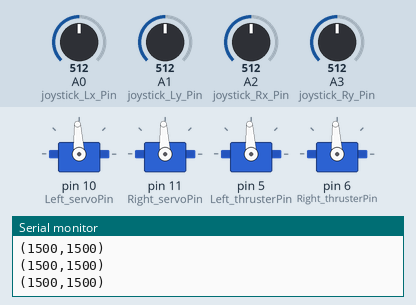
The sketch below on a simulated Arduino Uno, built with avr-gcc and run on an emulated ATmega328P. On the bench: 4 × servo, the last lines printed to the serial monitor. Inputs (shaded band) come from the test bench; at power-on: A0 (joystick_Lx_Pin) = 512, A2 (joystick_Rx_Pin) = 512, A1 (joystick_Ly_Pin) = 512, A3 (joystick_Ry_Pin) = 512.

Above: at 1.2 s.
1.3 s: A0 (joystick_Lx_Pin) set to 716
At 1.8 s:
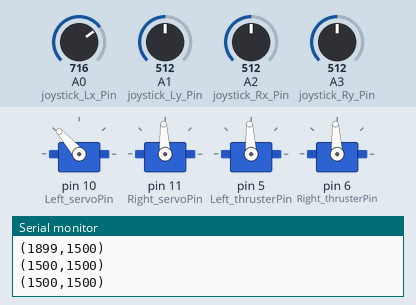
2.8 s: A2 (joystick_Rx_Pin) set to 264
At 3.7 s:
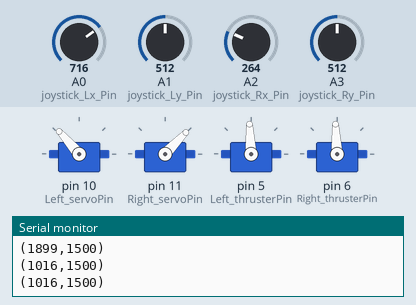
4.4 s: A2 (joystick_Rx_Pin) set to 247
At 5.6 s:
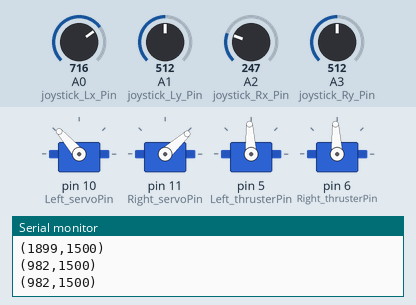
5.9 s: A1 (joystick_Ly_Pin) set to 716
At 7.1 s:
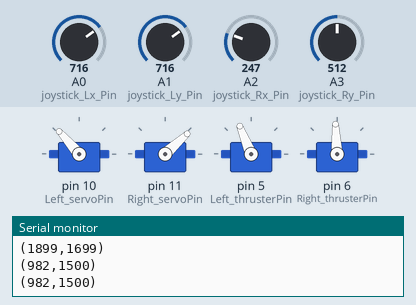
7.4 s: A3 (joystick_Ry_Pin) set to 716
At 7.9 s:
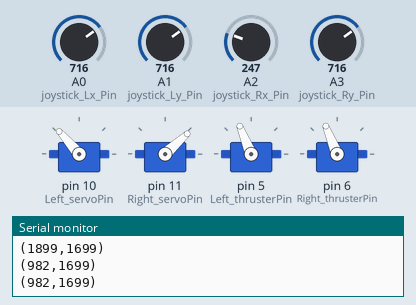
8.9 s: A0 (joystick_Lx_Pin) set to 992
At 9.5 s:
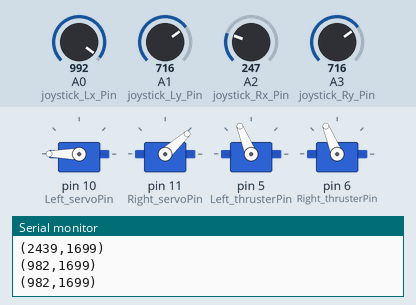
Timing chart, 0 to 11.4 s (numbered marks = the images above; inputs shaded):
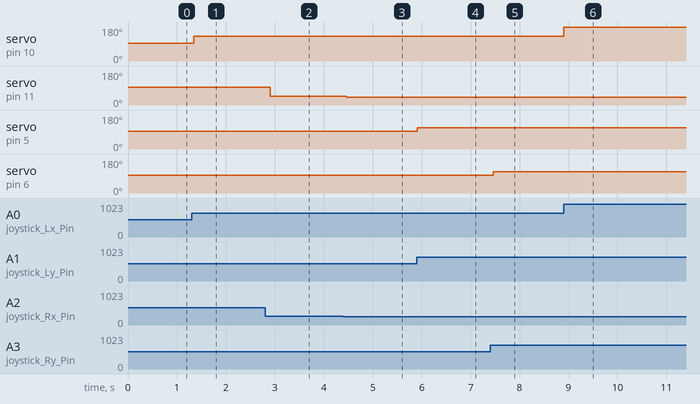

Measured:
- after the input at 1.3 s, servo on pin 10 (Left_servoPin): 93° → 131° after 0.05 s
- after the input at 2.8 s, servo on pin 11 (Right_servoPin): 93° → 46° after 0.10 s
- after the input at 4.4 s, servo on pin 11 (Right_servoPin): 46° → 42° after 0.06 s
- after the input at 5.9 s, servo on pin 5 (Left_thrusterPin): 93° → 112° at once
- after the input at 7.4 s, servo on pin 6 (Right_thrusterPin): 93° → 112° after 0.06 s
- after the input at 8.9 s, servo on pin 10 (Left_servoPin): 131° → 180° at once

The sketch:

sketch_nov13b.ino
```cpp
#include <Servo.h>
#include <MPU6050.h>
//define some pinsss
//joystick
const int joystick_Lx_Pin = A0; // left joystick, x-direction
const int joystick_Ly_Pin = A1; // left joystick, Y-direction
const int joystick_Rx_Pin = A2; // right joystick, x-direction
const int joystick_Ry_Pin = A3; // right joystick, Y-direction


/*
//MPU6050 sensor
void sensor(){
  int16_t ax, ay, az; // Accelerometer readings
  int16_t gx, gy, gz; // Gyroscope readings
  mpu.getMotion6(&ax, &ay, &az, &gx, &gy, &gz); // Read sensor data
  Serial.print("Acc: ");
  Serial.print(ax);
  Serial.print(", ");
  Serial.print(ay);
  Serial.print(", ");
  Serial.print(az);
  Serial.print(" \t Gyro: ");
  Serial.print(gx);
  Serial.print(", ");
  Serial.print(gy);
  Serial.print(", ");
  Serial.println(gz);
  delay(100);
}
*/
void jokstick(int joystick_x_Pin, int joystick_y_Pin, int &xpointer, int &ypointer){
  //joystick
  int x = analogRead(joystick_x_Pin);
  int y = analogRead(joystick_y_Pin);
  // print via serial port
  /*
  Serial.print("(");
  Serial.print(x);
  Serial.print(",");
  Serial.print(y);
  Serial.println(")");
  */
//map the analog value from joystick to the range for servo
  xpointer = map(x, 0, 1023, 500, 2500);
  ypointer = map(y, 0, 1023, 1000, 2000);
  //xpointer = &temp_xpointer;
  //ypointer = &temp_ypointer;
  //delay(100);
  Serial.print("(");
  Serial.print(xpointer);
  Serial.print(",");
  Serial.print(ypointer);
  Serial.println(")");
}

//led
const int ledPin = 9;
void led(){
  for(int i = 0; i < 255; i++){
    analogWrite(ledPin, i); // main function to send out the PWM value to the pin
    Serial.println(i); // also print the corresponding value
    delay(20);  // delay to slow down the print out
  }
}

//servo
const int Left_servoPin = 10;
const int Right_servoPin = 11;
const int servoMaxUs = 2000;     // max position, unit = 2000us = 2ms
const int servoMiddleUs = 1500;  // middle position,
const int servoMinUs = 1000;     // min position,
Servo LeftServo;
Servo RightServo;

//thruster
const int Left_thrusterPin = 5;
const int Right_thrusterPin = 6;
const int thrusterMaxUs = 2000;     // max position, unit = 2000us = 2ms
const int thrusterMiddleUs = 1500;  // middle position,
const int thrusterMinUs = 1000;     // min position,
Servo Leftthruster;
Servo Rightthruster;

void setup() {
  // put your setup code here, to run once:
  Wire.begin();
  Serial.begin(115200);
  int pointer;
  //servo setup
  LeftServo.attach(Left_servoPin);
  RightServo.attach(Right_servoPin);
  LeftServo.writeMicroseconds(servoMiddleUs); // set servo to mid-point
  RightServo.writeMicroseconds(servoMiddleUs);
  //thruster setup
  Leftthruster.attach(Left_thrusterPin);
  Rightthruster.attach(Right_thrusterPin);
  Leftthruster.writeMicroseconds(thrusterMiddleUs); // set thurster to mid-point
  Rightthruster.writeMicroseconds(thrusterMiddleUs);
  //mup setup
  /*
  mpu.initialize();
  mpu.setDLPFMode(3);
  mpu.setFullScaleGyroRange(3);
  */
}
int xpointer, ypointer;
void loop() {
  // put your main code here, to run repeatedly:
  jokstick(joystick_Lx_Pin, joystick_Ly_Pin, xpointer, ypointer);
  LeftServo.writeMicroseconds(xpointer);
  //Serial.print(xpointer);
  jokstick(joystick_Lx_Pin, joystick_Ly_Pin, xpointer, ypointer);
  Leftthruster.writeMicroseconds(ypointer);
  jokstick(joystick_Rx_Pin, joystick_Ry_Pin, xpointer, ypointer);
  RightServo.writeMicroseconds(xpointer);
  //Serial.print(xpointer);
  jokstick(joystick_Rx_Pin, joystick_Ry_Pin, xpointer, ypointer);
  Rightthruster.writeMicroseconds(ypointer);


  delay(100);
}
```
